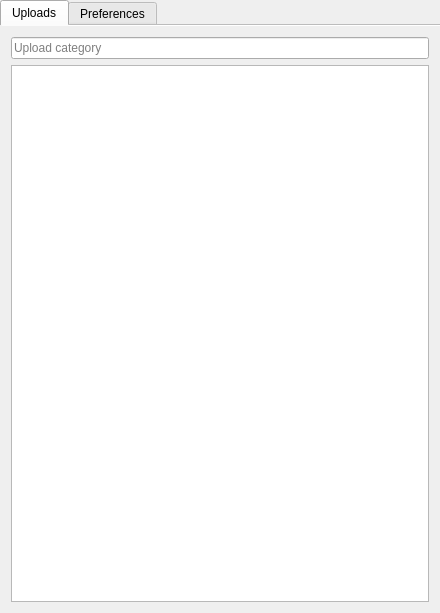
<?xml version="1.0" encoding="UTF-8"?>
<ui version="4.0">
 <class>MainWindow</class>
 <widget class="QMainWindow" name="MainWindow">
  <property name="geometry">
   <rect>
    <x>0</x>
    <y>0</y>
    <width>440</width>
    <height>613</height>
   </rect>
  </property>
  <property name="windowTitle">
   <string>live-share</string>
  </property>
  <widget class="QWidget" name="centralWidget">
   <layout class="QVBoxLayout" name="verticalLayout_2">
    <property name="spacing">
     <number>0</number>
    </property>
    <property name="margin">
     <number>0</number>
    </property>
    <item>
     <widget class="QTabWidget" name="tabWidget">
      <property name="currentIndex">
       <number>0</number>
      </property>
      <property name="documentMode">
       <bool>true</bool>
      </property>
      <widget class="QWidget" name="uploadsTabPage">
       <property name="sizePolicy">
        <sizepolicy hsizetype="Fixed" vsizetype="Preferred">
         <horstretch>0</horstretch>
         <verstretch>0</verstretch>
        </sizepolicy>
       </property>
       <attribute name="icon">
        <iconset theme="view-refresh">
         <normaloff/>
        </iconset>
       </attribute>
       <attribute name="title">
        <string>Uploads</string>
       </attribute>
       <layout class="QVBoxLayout" name="verticalLayout_3">
        <item>
         <widget class="QLineEdit" name="categoryLineEdit">
          <property name="placeholderText">
           <string>Upload category</string>
          </property>
         </widget>
        </item>
        <item>
         <widget class="UploadQueueWidget" name="uploadQueueWidget"/>
        </item>
       </layout>
      </widget>
      <widget class="QWidget" name="preferencesTabPage">
       <property name="sizePolicy">
        <sizepolicy hsizetype="Fixed" vsizetype="Preferred">
         <horstretch>0</horstretch>
         <verstretch>0</verstretch>
        </sizepolicy>
       </property>
       <attribute name="icon">
        <iconset theme="gtk-properties">
         <normaloff/>
        </iconset>
       </attribute>
       <attribute name="title">
        <string>Preferences</string>
       </attribute>
       <layout class="QVBoxLayout" name="verticalLayout">
        <item>
         <widget class="QScrollArea" name="scrollArea">
          <property name="frameShape">
           <enum>QFrame::NoFrame</enum>
          </property>
          <property name="frameShadow">
           <enum>QFrame::Plain</enum>
          </property>
          <property name="horizontalScrollBarPolicy">
           <enum>Qt::ScrollBarAlwaysOff</enum>
          </property>
          <property name="widgetResizable">
           <bool>true</bool>
          </property>
          <widget class="QWidget" name="scrollAreaWidgetContents">
           <property name="geometry">
            <rect>
             <x>0</x>
             <y>0</y>
             <width>428</width>
             <height>537</height>
            </rect>
           </property>
           <property name="sizePolicy">
            <sizepolicy hsizetype="Expanding" vsizetype="Fixed">
             <horstretch>0</horstretch>
             <verstretch>0</verstretch>
            </sizepolicy>
           </property>
           <layout class="QVBoxLayout" name="verticalLayout_4">
            <property name="leftMargin">
             <number>0</number>
            </property>
            <property name="rightMargin">
             <number>0</number>
            </property>
            <item>
             <widget class="QGroupBox" name="groupBox">
              <property name="title">
               <string>Server</string>
              </property>
              <layout class="QFormLayout" name="formLayout">
               <item row="0" column="0">
                <widget class="QLabel" name="urlLabel">
                 <property name="text">
                  <string>Service URL</string>
                 </property>
                </widget>
               </item>
               <item row="0" column="1">
                <widget class="QLineEdit" name="urlLineEdit">
                 <property name="placeholderText">
                  <string>Base URL of live-share service</string>
                 </property>
                </widget>
               </item>
               <item row="1" column="0">
                <widget class="QLabel" name="label_6">
                 <property name="text">
                  <string>User Name</string>
                 </property>
                </widget>
               </item>
               <item row="1" column="1">
                <widget class="QLineEdit" name="userNameLineEdit"/>
               </item>
               <item row="2" column="0">
                <widget class="QLabel" name="label">
                 <property name="text">
                  <string>Password</string>
                 </property>
                </widget>
               </item>
               <item row="2" column="1">
                <widget class="QLineEdit" name="passwordLineEdit">
                 <property name="echoMode">
                  <enum>QLineEdit::Password</enum>
                 </property>
                </widget>
               </item>
              </layout>
             </widget>
            </item>
            <item>
             <widget class="QGroupBox" name="groupBox_2">
              <property name="title">
               <string>Hotkeys</string>
              </property>
              <layout class="QFormLayout" name="formLayout_2">
               <item row="0" column="0">
                <widget class="QLabel" name="imageLabel">
                 <property name="text">
                  <string>Image Hotkey</string>
                 </property>
                </widget>
               </item>
               <item row="0" column="1">
                <layout class="QHBoxLayout" name="horizontalLayout_3">
                 <item>
                  <widget class="KeySequence_Widget" name="imageKeySequenceEdit" native="true"/>
                 </item>
                 <item>
                  <widget class="QToolButton" name="imageHotkeyResetButton">
                   <property name="text">
                    <string>Clear</string>
                   </property>
                   <property name="icon">
                    <iconset theme="edit-clear">
                     <normaloff/>
                    </iconset>
                   </property>
                   <property name="toolButtonStyle">
                    <enum>Qt::ToolButtonFollowStyle</enum>
                   </property>
                  </widget>
                 </item>
                </layout>
               </item>
               <item row="1" column="0">
                <widget class="QLabel" name="videoLabel">
                 <property name="text">
                  <string>Video Hotkey</string>
                 </property>
                </widget>
               </item>
               <item row="1" column="1">
                <layout class="QHBoxLayout" name="horizontalLayout">
                 <item>
                  <widget class="KeySequence_Widget" name="videoKeySequenceEdit" native="true"/>
                 </item>
                 <item>
                  <widget class="QToolButton" name="videoHotkeyResetButton">
                   <property name="text">
                    <string>Clear</string>
                   </property>
                   <property name="icon">
                    <iconset theme="edit-clear">
                     <normaloff/>
                    </iconset>
                   </property>
                   <property name="toolButtonStyle">
                    <enum>Qt::ToolButtonFollowStyle</enum>
                   </property>
                  </widget>
                 </item>
                </layout>
               </item>
              </layout>
             </widget>
            </item>
            <item>
             <widget class="QGroupBox" name="groupBox_3">
              <property name="title">
               <string>Recording</string>
              </property>
              <layout class="QFormLayout" name="formLayout_3">
               <item row="4" column="0">
                <widget class="QLabel" name="ffmpegLabel">
                 <property name="text">
                  <string>FFmpeg Executable</string>
                 </property>
                </widget>
               </item>
               <item row="4" column="1">
                <layout class="QHBoxLayout" name="horizontalLayout_2">
                 <item>
                  <widget class="QLineEdit" name="ffmpegLineEdit">
                   <property name="placeholderText">
                    <string>ffmpeg</string>
                   </property>
                   <property name="clearButtonEnabled" stdset="0">
                    <bool>true</bool>
                   </property>
                  </widget>
                 </item>
                 <item>
                  <widget class="QToolButton" name="ffmpegFileDialogButton">
                   <property name="text">
                    <string>Select</string>
                   </property>
                   <property name="icon">
                    <iconset theme="document-open">
                     <normaloff/>
                    </iconset>
                   </property>
                   <property name="toolButtonStyle">
                    <enum>Qt::ToolButtonFollowStyle</enum>
                   </property>
                  </widget>
                 </item>
                </layout>
               </item>
               <item row="0" column="0">
                <widget class="QLabel" name="label_2">
                 <property name="text">
                  <string>Max. Image Edge Length</string>
                 </property>
                </widget>
               </item>
               <item row="0" column="1">
                <widget class="QSpinBox" name="maxImageEdgeLengthSpinBox">
                 <property name="correctionMode">
                  <enum>QAbstractSpinBox::CorrectToNearestValue</enum>
                 </property>
                 <property name="suffix">
                  <string>px</string>
                 </property>
                 <property name="minimum">
                  <number>400</number>
                 </property>
                 <property name="maximum">
                  <number>4000</number>
                 </property>
                 <property name="value">
                  <number>800</number>
                 </property>
                </widget>
               </item>
               <item row="1" column="0">
                <widget class="QLabel" name="label_3">
                 <property name="text">
                  <string>Max. Video Edge Length</string>
                 </property>
                </widget>
               </item>
               <item row="1" column="1">
                <widget class="QSpinBox" name="maxVideoEdgeLengthSpinBox">
                 <property name="correctionMode">
                  <enum>QAbstractSpinBox::CorrectToNearestValue</enum>
                 </property>
                 <property name="suffix">
                  <string>px</string>
                 </property>
                 <property name="minimum">
                  <number>40</number>
                 </property>
                 <property name="maximum">
                  <number>4000</number>
                 </property>
                </widget>
               </item>
               <item row="2" column="0">
                <widget class="QLabel" name="label_4">
                 <property name="text">
                  <string>Video Frame Rate</string>
                 </property>
                </widget>
               </item>
               <item row="2" column="1">
                <widget class="QDoubleSpinBox" name="frameRateDoubleSpinBox">
                 <property name="suffix">
                  <string>Hz</string>
                 </property>
                 <property name="minimum">
                  <double>1.000000000000000</double>
                 </property>
                 <property name="maximum">
                  <double>60.000000000000000</double>
                 </property>
                 <property name="value">
                  <double>25.000000000000000</double>
                 </property>
                </widget>
               </item>
               <item row="3" column="0">
                <widget class="QLabel" name="label_5">
                 <property name="text">
                  <string>Max. Video Length</string>
                 </property>
                </widget>
               </item>
               <item row="3" column="1">
                <widget class="QSpinBox" name="maxVideoLengthSpinBox">
                 <property name="correctionMode">
                  <enum>QAbstractSpinBox::CorrectToNearestValue</enum>
                 </property>
                 <property name="suffix">
                  <string>s</string>
                 </property>
                 <property name="minimum">
                  <number>1</number>
                 </property>
                 <property name="maximum">
                  <number>300</number>
                 </property>
                 <property name="value">
                  <number>30</number>
                 </property>
                 <property name="displayIntegerBase" stdset="0">
                  <number>10</number>
                 </property>
                </widget>
               </item>
              </layout>
             </widget>
            </item>
           </layout>
          </widget>
         </widget>
        </item>
       </layout>
      </widget>
     </widget>
    </item>
   </layout>
  </widget>
 </widget>
 <layoutdefault spacing="6" margin="11"/>
 <customwidgets>
  <customwidget>
   <class>UploadQueueWidget</class>
   <extends>QTableWidget</extends>
   <header>UploadQueueWidget.h</header>
  </customwidget>
  <customwidget>
   <class>KeySequence_Widget</class>
   <extends>QWidget</extends>
   <header>keysequence_widget.h</header>
  </customwidget>
 </customwidgets>
 <resources/>
 <connections/>
</ui>
